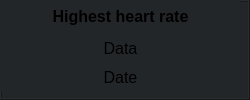
          <widget class="QFrame" name="frame_22">
           <property name="styleSheet">
            <string notr="true">background-color: rgb(35, 38, 41);</string>
           </property>
           <property name="frameShape">
            <enum>QFrame::Box</enum>
           </property>
           <property name="frameShadow">
            <enum>QFrame::Raised</enum>
           </property>
           <widget class="QWidget" name="verticalLayoutWidget_31">
            <property name="geometry">
             <rect>
              <x>0</x>
              <y>0</y>
              <width>241</width>
              <height>91</height>
             </rect>
            </property>
            <layout class="QVBoxLayout" name="verticalLayout_34">
             <item>
              <spacer name="verticalSpacer_32">
               <property name="orientation">
                <enum>Qt::Vertical</enum>
               </property>
               <property name="sizeHint" stdset="0">
                <size>
                 <width>20</width>
                 <height>40</height>
                </size>
               </property>
              </spacer>
             </item>
             <item>
              <widget class="QLabel" name="label_50">
               <property name="font">
                <font>
                 <pointsize>12</pointsize>
                 <weight>75</weight>
                 <bold>true</bold>
                </font>
               </property>
               <property name="text">
                <string>Highest heart rate</string>
               </property>
               <property name="alignment">
                <set>Qt::AlignCenter</set>
               </property>
              </widget>
             </item>
             <item>
              <spacer name="verticalSpacer_33">
               <property name="orientation">
                <enum>Qt::Vertical</enum>
               </property>
               <property name="sizeHint" stdset="0">
                <size>
                 <width>20</width>
                 <height>40</height>
                </size>
               </property>
              </spacer>
             </item>
             <item>
              <widget class="QLabel" name="highHeartRateLabel">
               <property name="font">
                <font>
                 <pointsize>12</pointsize>
                </font>
               </property>
               <property name="text">
                <string>Data</string>
               </property>
               <property name="alignment">
                <set>Qt::AlignCenter</set>
               </property>
              </widget>
             </item>
             <item>
              <widget class="QPushButton" name="highHeartRateDateButton">
               <property name="font">
                <font>
                 <pointsize>12</pointsize>
                </font>
               </property>
               <property name="text">
                <string>Date</string>
               </property>
               <property name="flat">
                <bool>true</bool>
               </property>
              </widget>
             </item>
            </layout>
           </widget>
          </widget>
